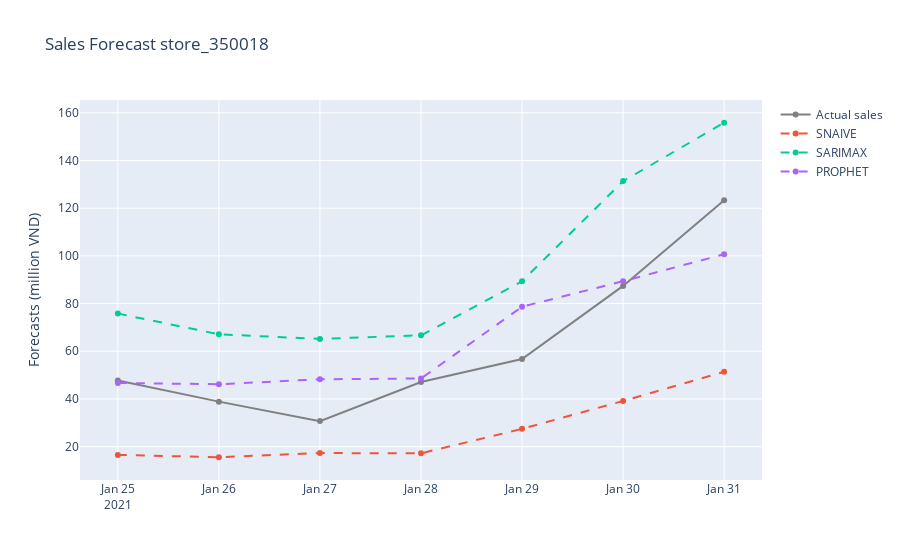

This figure's notebook cell:
### Code cell
fig = go.Figure()

store = sample_ls[1]
x = sample_fc.loc[store,'fc_SNAIVE'].index

fig.add_trace(go.Scatter(x=x, 
                         y=sample_fc.loc[store,'sales'], 
                         name='Actual sales',
                         line={'color': 'grey'},
                         ))
fig.add_trace(go.Scatter(x=x, 
                         y=sample_fc.loc[store,'fc_SNAIVE'].values, 
                         name='SNAIVE',
                         line={'dash': 'dash'},
                         ))
fig.add_trace(go.Scatter(x=x, 
                         y=sample_fc.loc[store,'fc_ARIMA'], 
                         name='SARIMAX',
                         line={'dash': 'dash'},
                         ))
fig.add_trace(go.Scatter(x=x, 
                         y=sample_fc.loc[store,'fc_PROPHET']['yhat'].values, 
                         name='PROPHET',
                         line={'dash': 'dash'},
                         ))
fig.update_layout(title='Sales Forecast ' + store)
fig.update_yaxes(title_text='Forecasts (million VND)')

fig.show()

### Figure 1 — Plotly figure (JSON) as saved in the notebook; plotly's stock layout.template omitted (floating-point values rounded to 4 significant figures)
{"data": [{"line": {"color": "grey"}, "name": "Actual sales", "type": "scatter", "x": ["2021-01-25T00:00:00", "2021-01-26T00:00:00", "2021-01-27T00:00:00", "2021-01-28T00:00:00", "2021-01-29T00:00:00", "2021-01-30T00:00:00", "2021-01-31T00:00:00"], "y": [47.77, 38.87, 30.7, 47.08, 56.74, 87.41, 123.3]}, {"line": {"dash": "dash"}, "name": "SNAIVE", "type": "scatter", "x": ["2021-01-25T00:00:00", "2021-01-26T00:00:00", "2021-01-27T00:00:00", "2021-01-28T00:00:00", "2021-01-29T00:00:00", "2021-01-30T00:00:00", "2021-01-31T00:00:00"], "y": [16.53, 15.54, 17.32, 17.18, 27.45, 39.16, 51.41]}, {"line": {"dash": "dash"}, "name": "SARIMAX", "type": "scatter", "x": ["2021-01-25T00:00:00", "2021-01-26T00:00:00", "2021-01-27T00:00:00", "2021-01-28T00:00:00", "2021-01-29T00:00:00", "2021-01-30T00:00:00", "2021-01-31T00:00:00"], "y": [75.81, 67.12, 65.18, 66.7, 89.34, 131.4, 155.8]}, {"line": {"dash": "dash"}, "name": "PROPHET", "type": "scatter", "x": ["2021-01-25T00:00:00", "2021-01-26T00:00:00", "2021-01-27T00:00:00", "2021-01-28T00:00:00", "2021-01-29T00:00:00", "2021-01-30T00:00:00", "2021-01-31T00:00:00"], "y": [46.72, 46.16, 48.26, 48.57, 78.66, 89.39, 100.7]}], "layout": {"title": {"text": "Sales Forecast store_350018"}, "yaxis": {"title": {"text": "Forecasts (million VND)"}}}}
